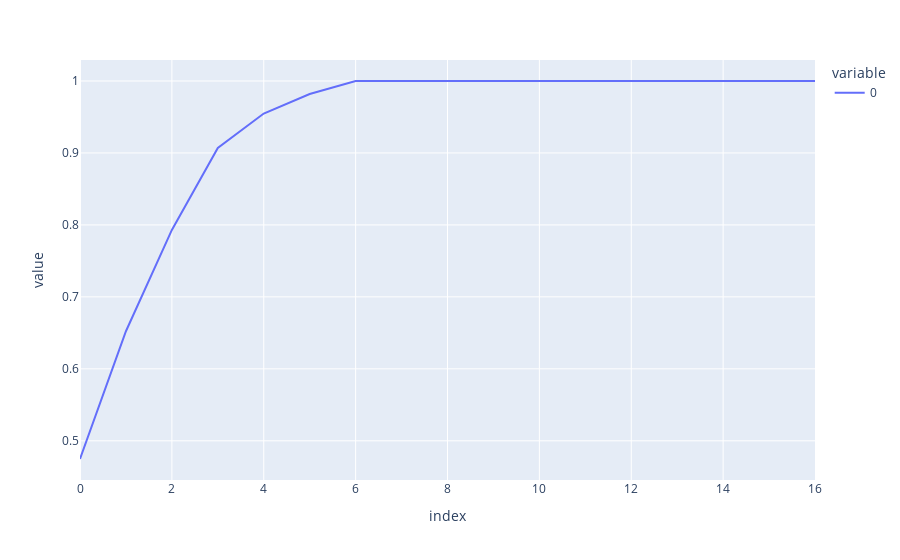

Notebook cell for this chart:
### Markdown cell above
## 95% variance

### Code cell
px.line(pcaCS)

### Figure 1 — Plotly figure (JSON) as saved in the notebook; plotly's stock layout.template omitted (floating-point values rounded to 4 significant figures)
{"data": [{"hovertemplate": "variable=0<br>index=%{x}<br>value=%{y}<extra></extra>", "legendgroup": "0", "line": {"color": "#636efa", "dash": "solid"}, "mode": "lines", "name": "0", "orientation": "v", "showlegend": true, "type": "scatter", "x": [0, 1, 2, 3, 4, 5, 6, 7, 8, 9, 10, 11, 12, 13, 14, 15, 16], "xaxis": "x", "y": [0.4747, 0.6523, 0.793, 0.907, 0.9548, 0.982, 1.0, 1.0, 1.0, 1.0, 1.0, 1.0, 1.0, 1.0, 1.0, 1.0, 1], "yaxis": "y"}], "layout": {"legend": {"title": {"text": "variable"}, "tracegroupgap": 0}, "margin": {"t": 60}, "xaxis": {"anchor": "y", "domain": [0, 1], "title": {"text": "index"}}, "yaxis": {"anchor": "x", "domain": [0, 1], "title": {"text": "value"}}}}
